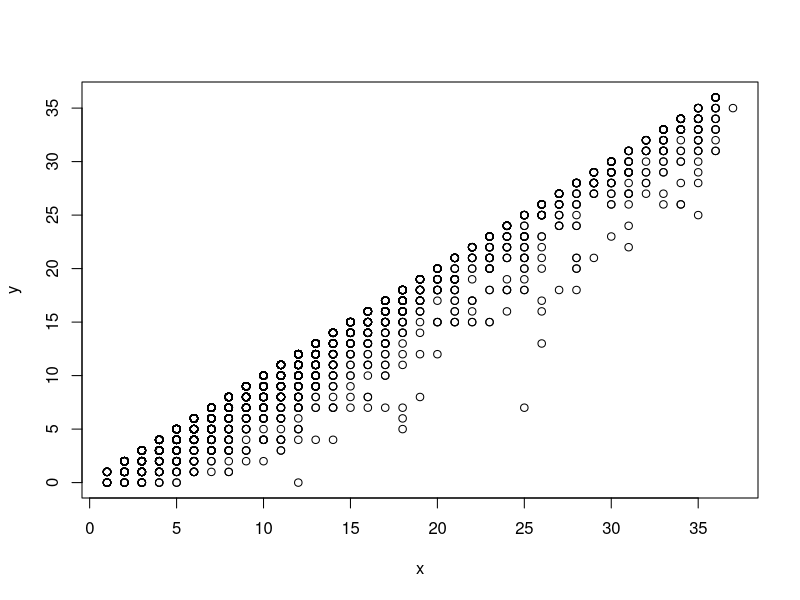

This figure's R source:


data_2013=read.csv("SUCCESS Initiative Query SFY 13.csv",header=TRUE)

#Race Spread

x <- (data_2013$Months.Enrolled)
y <- (data_2013$Months.Served)


plot(x,y)
